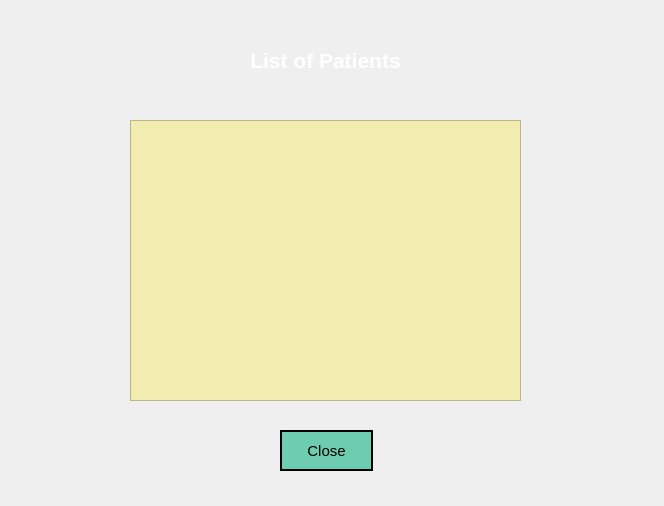
<?xml version="1.0" encoding="UTF-8"?>
<ui version="4.0">
 <class>Dialog</class>
 <widget class="QDialog" name="Dialog">
  <property name="geometry">
   <rect>
    <x>0</x>
    <y>0</y>
    <width>664</width>
    <height>506</height>
   </rect>
  </property>
  <property name="windowTitle">
   <string>Dialog</string>
  </property>
  <property name="styleSheet">
   <string notr="true">border-image: url(:/newPrefix/imgs/app-bg.png);</string>
  </property>
  <widget class="QLabel" name="label">
   <property name="geometry">
    <rect>
     <x>90</x>
     <y>30</y>
     <width>471</width>
     <height>61</height>
    </rect>
   </property>
   <property name="font">
    <font>
     <pointsize>16</pointsize>
     <weight>75</weight>
     <bold>true</bold>
    </font>
   </property>
   <property name="styleSheet">
    <string notr="true">QLabel {
	border-image: none;
	background-color: none;
	color: white;
}</string>
   </property>
   <property name="text">
    <string>List of Patients</string>
   </property>
   <property name="alignment">
    <set>Qt::AlignCenter</set>
   </property>
  </widget>
  <widget class="QListWidget" name="listOfPatientsListWidget">
   <property name="geometry">
    <rect>
     <x>130</x>
     <y>120</y>
     <width>391</width>
     <height>281</height>
    </rect>
   </property>
   <property name="styleSheet">
    <string notr="true">QListWidget {
	background-color:#F3ECB0;
	padding: 5px;
	border-image: none;
}

QListWidget::item {
	color: #344D67;
	font-family: &quot;MS Shell Dlg 2&quot;;
	border: 1px solid rgb(186, 186, 186);
	height: 40px;
}

QListWidget::item:selected {
	background-color: rgb(0, 177, 171);
	color: black;
}</string>
   </property>
  </widget>
  <widget class="QPushButton" name="closeListOfPatientsBtn">
   <property name="geometry">
    <rect>
     <x>280</x>
     <y>430</y>
     <width>93</width>
     <height>41</height>
    </rect>
   </property>
   <property name="font">
    <font>
     <pointsize>11</pointsize>
    </font>
   </property>
   <property name="styleSheet">
    <string notr="true">QPushButton {
	border-image: none;
	background-color: #6ECCAF;
	color: black;
	border: 2px solid black;
}

QPushButton::hover {
	background-color: rgb(139, 231, 100);
	color: white;
}

</string>
   </property>
   <property name="text">
    <string>Close</string>
   </property>
  </widget>
 </widget>
 <resources>
  <include location="assets/qrc/app-bg.qrc"/>
 </resources>
 <connections/>
</ui>
